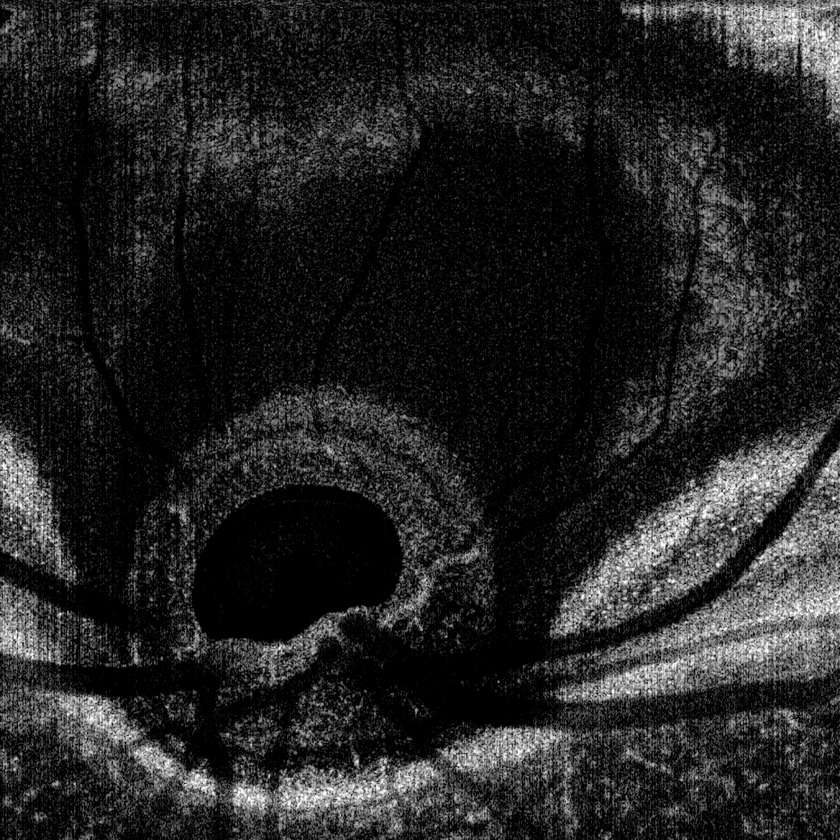
#> input picture Analysis_cGAN/XY_opticNerve_image.png, 840 x 840 px, shrunk from 1440 x 1440 before the run
$ python -i Deep_Utils.py   (imports and definitions only)   (older library calls are emulated)
#> lines starting #> are read from the running program, lines starting #| are printed output that depends on the picture
#> further down, picture is the input picture: shape (840, 840, 3); min 0, max 255, mean 35.3
import numpy as np
import plotly.graph_objs as go
from plotly.subplots import make_subplots
import plotly.io as pio
import os
import tifffile as tiff
import plotly.express as px
from skimage.metrics import structural_similarity as ssim
import matplotlib.pyplot as plt
import cv2
import scipy
from skimage.restoration import denoise_nl_means, estimate_sigma
from scipy.spatial.distance import cosine as simcos

from tqdm import tqdm

def tiff_3Dsave(array, filename):
    tiff.imwrite(filename, array)

# [301 lines left out: functions create_and_save_subplot, sliding_window, inv_sliding_window, calculate_oct_snr, simple_sliding_window, simple_inv_sliding_window and 7 more, not called in this run]

import cv2

# [70 lines left out: functions histogram_difference, save_image, sharpness, non_local_means_despeckling_3d, dbscale, apply_edge_filter, not called in this run]

def apply_sobel_filter(image_array):
    # Convertir la imagen a escala de grises si no lo está
    if len(image_array.shape) == 3 and image_array.shape[2] == 3:  # Si es una imagen en color (BGR)
        image_array = cv2.cvtColor(image_array, cv2.COLOR_BGR2GRAY)

    # Aplicar el filtro de Sobel en la dirección x y y
    sobelx = cv2.Sobel(image_array, cv2.CV_64F, 1, 0, ksize=5)
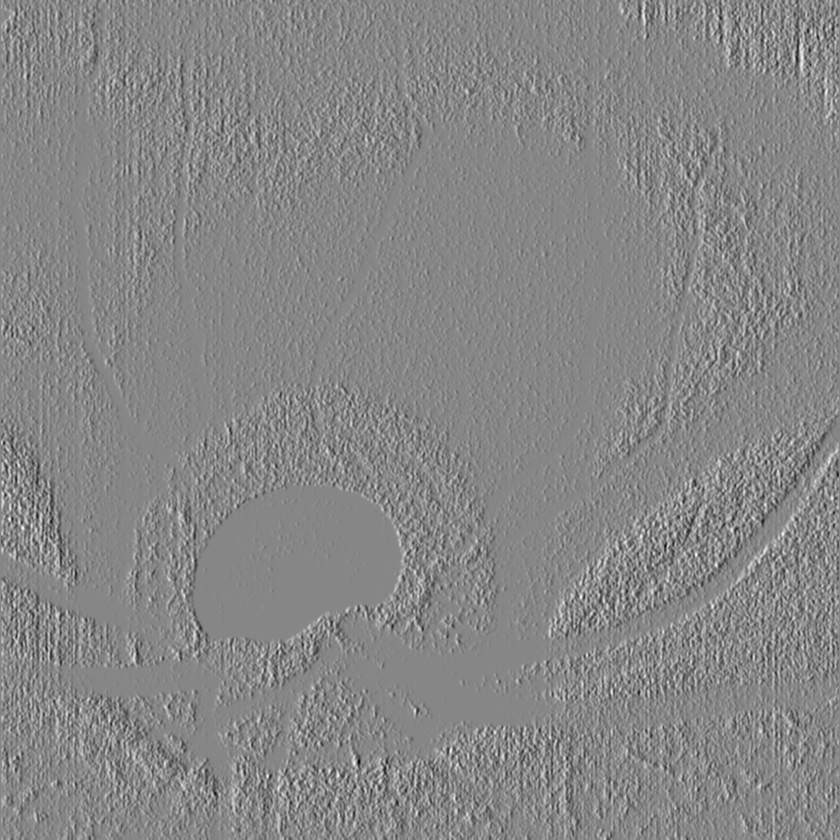
#> sobelx: shape (840, 840) float64; min -8712, max 7801, mean 4.2; drawn with min black and max white
    sobely = cv2.Sobel(image_array, cv2.CV_64F, 0, 1, ksize=5)
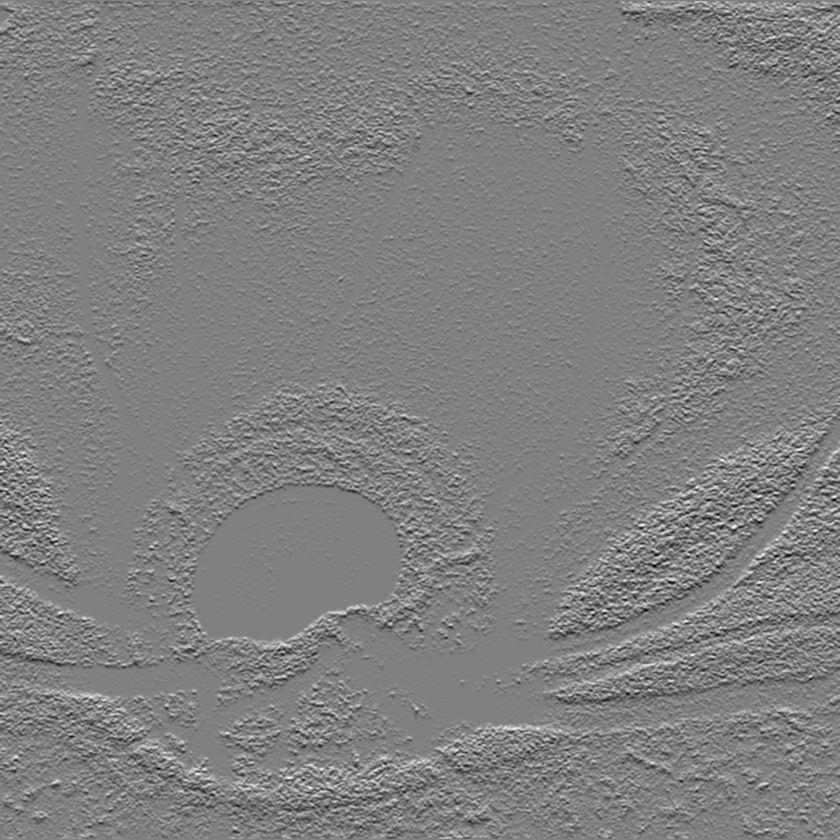
#> sobely: shape (840, 840) float64; min -7400, max 7301, mean -1; drawn with min black and max white

    # Calcular la magnitud del gradiente
    magnitude = np.sqrt(sobelx**2 + sobely**2)
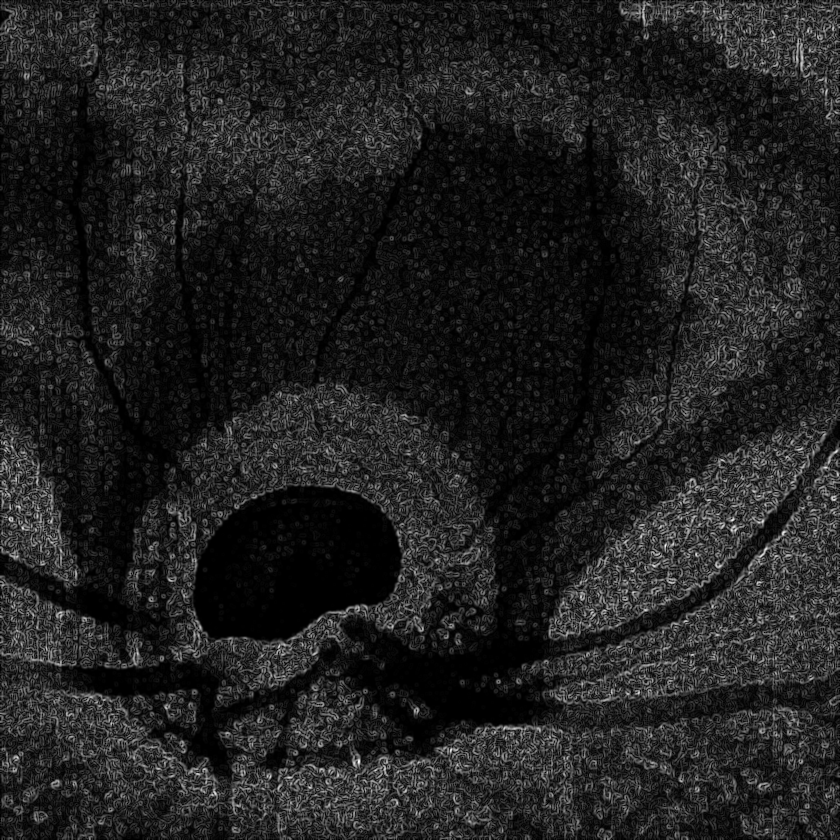
#> magnitude: shape (840, 840) float64; min 0, max 8759.8, mean 1147.8; drawn with min black and max white

    # Convertir la magnitud a tipo uint8 para visualización
    sobel_edges = cv2.convertScaleAbs(magnitude)
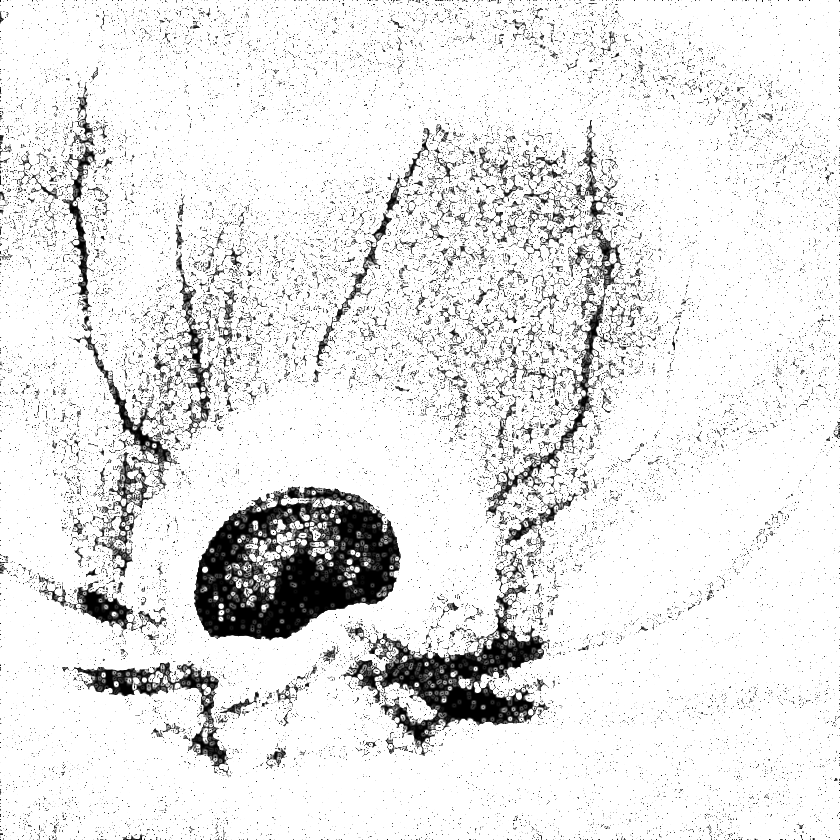
#> sobel_edges: shape (840, 840); min 0, max 255, mean 229.7

    return sobel_edges

def apply_laplacian_filter(image_array):
    # Convertir la imagen a escala de grises si no lo está
    if len(image_array.shape) == 3 and image_array.shape[2] == 3:  # Si es una imagen en color (BGR)
        image_array = cv2.cvtColor(image_array, cv2.COLOR_BGR2GRAY)

    # Asegurarse de que la imagen sea de tipo uint8
    if image_array.dtype != 'uint8':
        image_array = cv2.convertScaleAbs(image_array)

    # Aplicar el filtro Laplaciano
    laplacian = cv2.Laplacian(image_array, cv2.CV_64F)
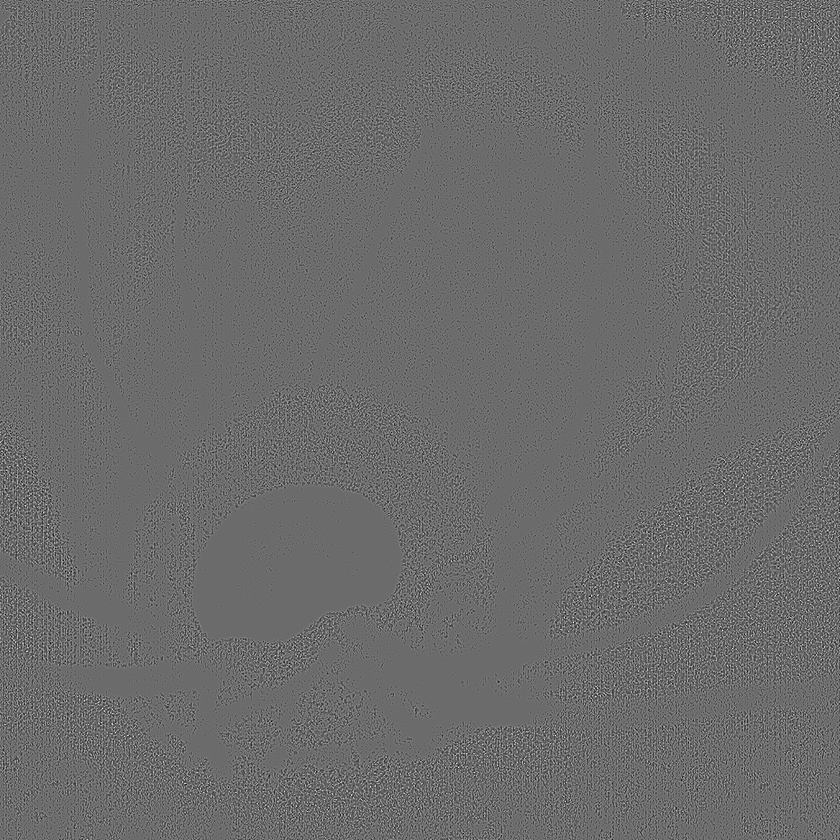
#> laplacian: shape (840, 840) float64; min -351, max 480, mean 0; drawn with min black and max white

    # Convertir el resultado a tipo uint8 para visualización
    laplacian_edges = cv2.convertScaleAbs(laplacian)
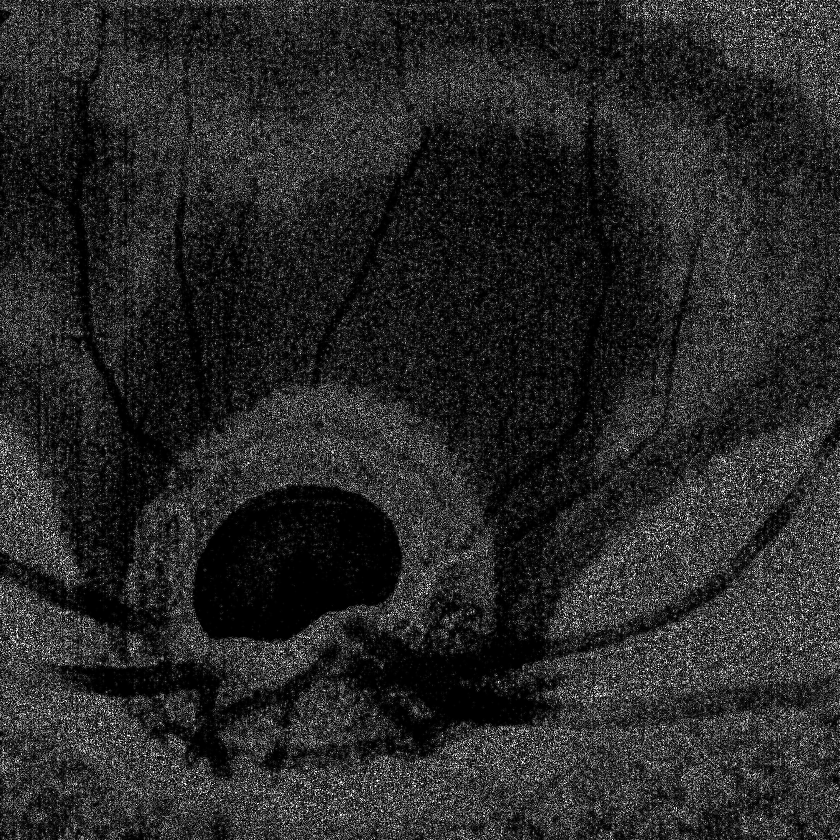
#> laplacian_edges: shape (840, 840); min 0, max 255, mean 39.8

    return laplacian_edges

def combine_sobel_laplacian(image_array):
    sobel_edges = apply_sobel_filter(image_array)
    laplacian_edges = apply_laplacian_filter(image_array)

    # Combinar los resultados usando una operación de bitwise OR
    combined_edges = cv2.bitwise_or(sobel_edges, laplacian_edges)

    return combined_edges

# [57 lines left out: functions apply_scharr_filter, apply_gaussian_scharr_filter, apply_gaussian_filter, not called in this run]

>>> import cv2
>>> picture = cv2.imread('XY_opticNerve_image.png')
>>> result = combine_sobel_laplacian(picture)

$ run again, on Analysis_cGAN/tom_original_image.png
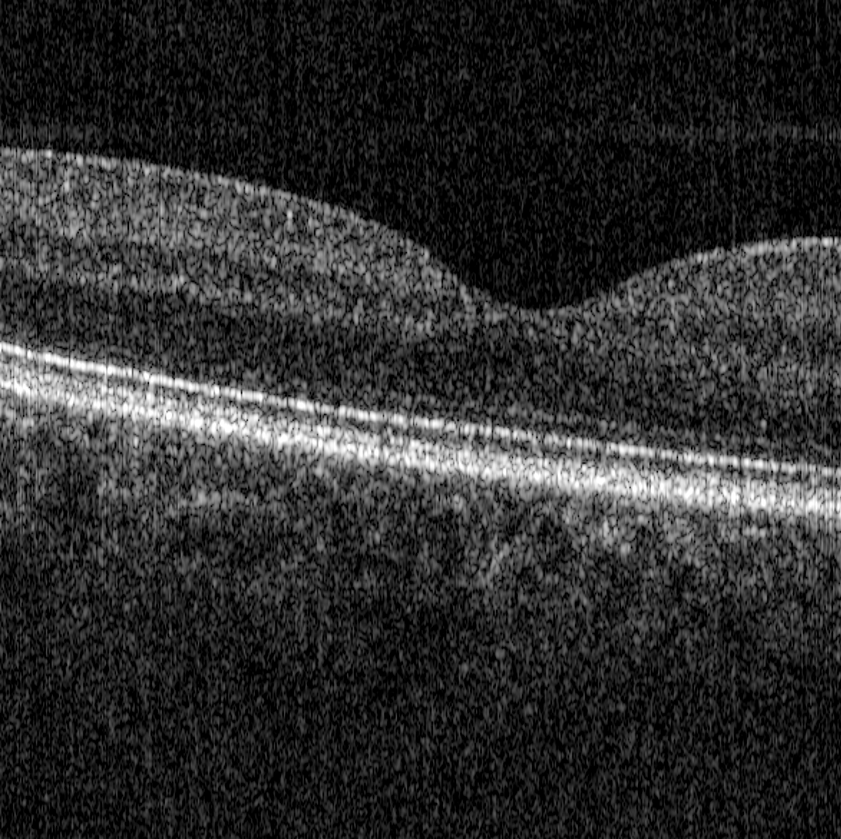
#> input picture Analysis_cGAN/tom_original_image.png, 841 x 839 px, shrunk from 1442 x 1440 before the run
#> picture is the input picture: shape (839, 841, 3); min 0, max 255, mean 45.9
#> in apply_laplacian_filter, `laplacian = cv2.Laplacian(image_array, cv2.CV_64F)`:
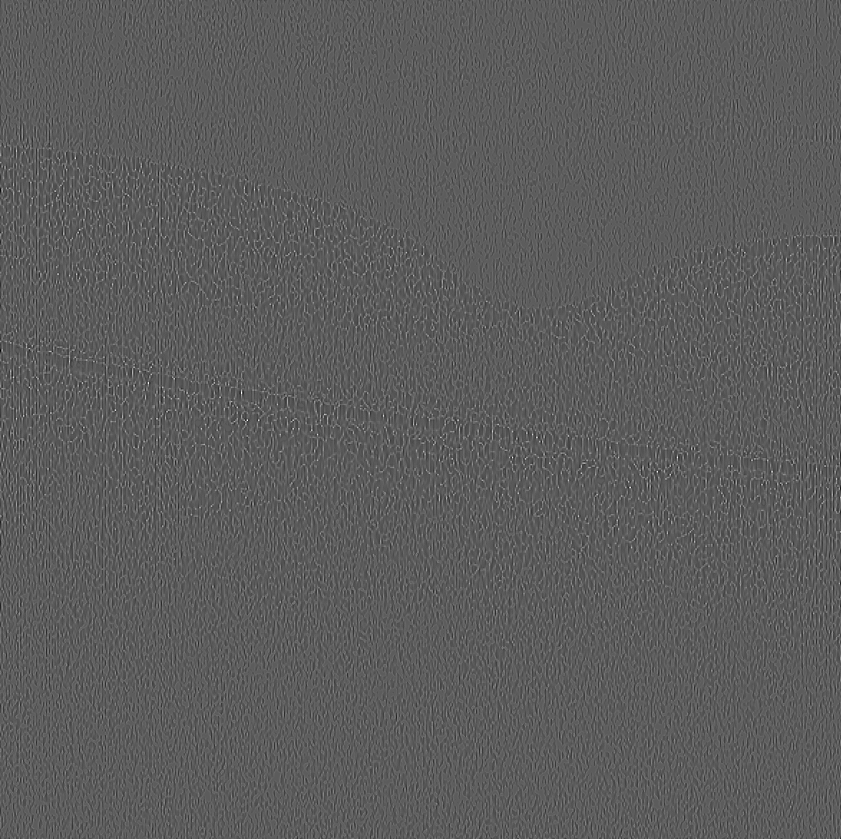
#> laplacian: shape (839, 841) float64; min -187, max 328, mean 0; drawn with min black and max white
#> in apply_laplacian_filter, `laplacian_edges = cv2.convertScaleAbs(laplacian)`:
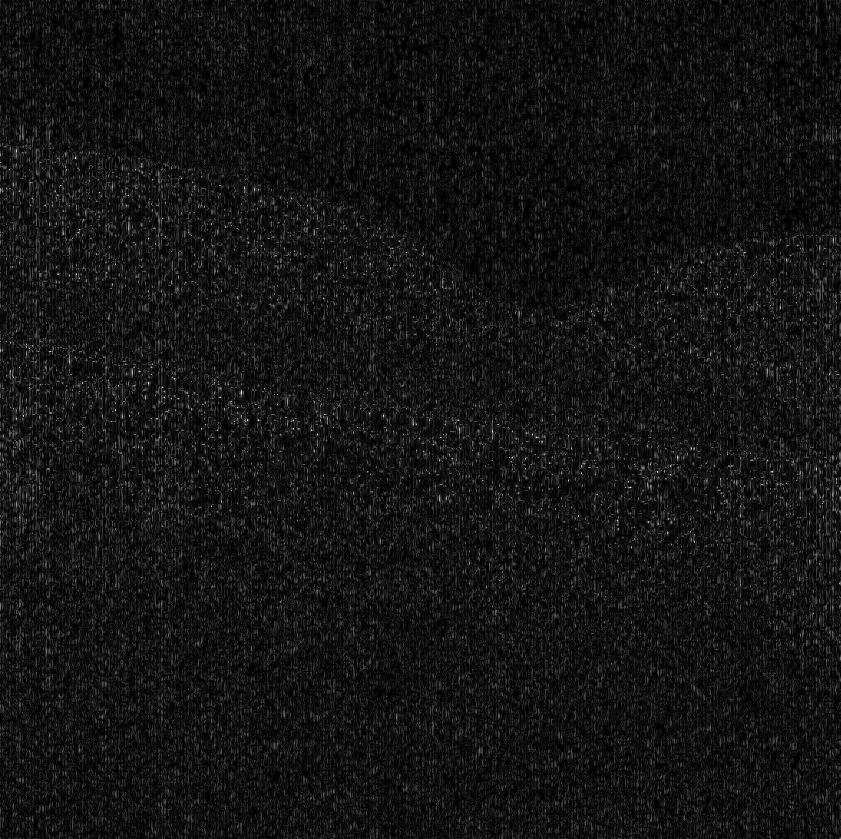
#> laplacian_edges: shape (839, 841); min 0, max 255, mean 19.3
